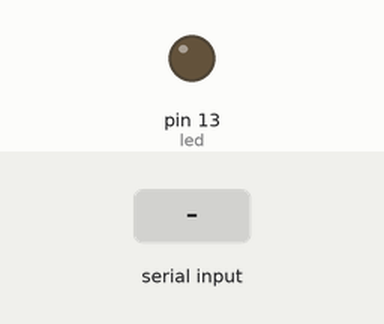
Recording of a sketch running on a simulated Arduino Uno, built with avr-gcc and run on an emulated ATmega328P. Shown: output pins drawn as LEDs (lit = HIGH). The inputs (shaded band) are chosen by the test bench.

Above: at 1.2 s.
1.3 s: byte 90 received over Serial
At 2.3 s:
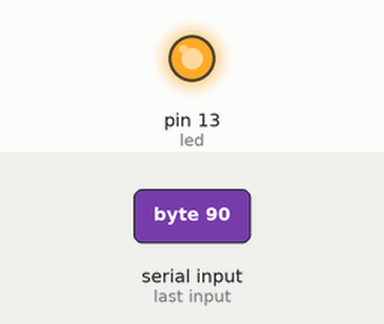
Timing chart, 0 to 4.3 s (numbered marks = the images above; inputs shaded):
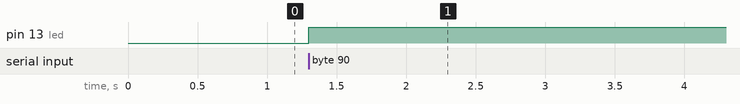

The sketch:

led.ino
```cpp
int led = 13;

void setup() {
  Serial.begin(9600);
  pinMode(led, OUTPUT);
}

void loop() {
  int input;
  if (Serial.available() > 0) {
      input = Serial.read();
      if(input > 50){
        digitalWrite(led, HIGH);
      }else{
        digitalWrite(led, LOW);
      }
  }
}
```

Measured:
- after the input at 1.3 s, pin 13 (led): LOW → HIGH at once
